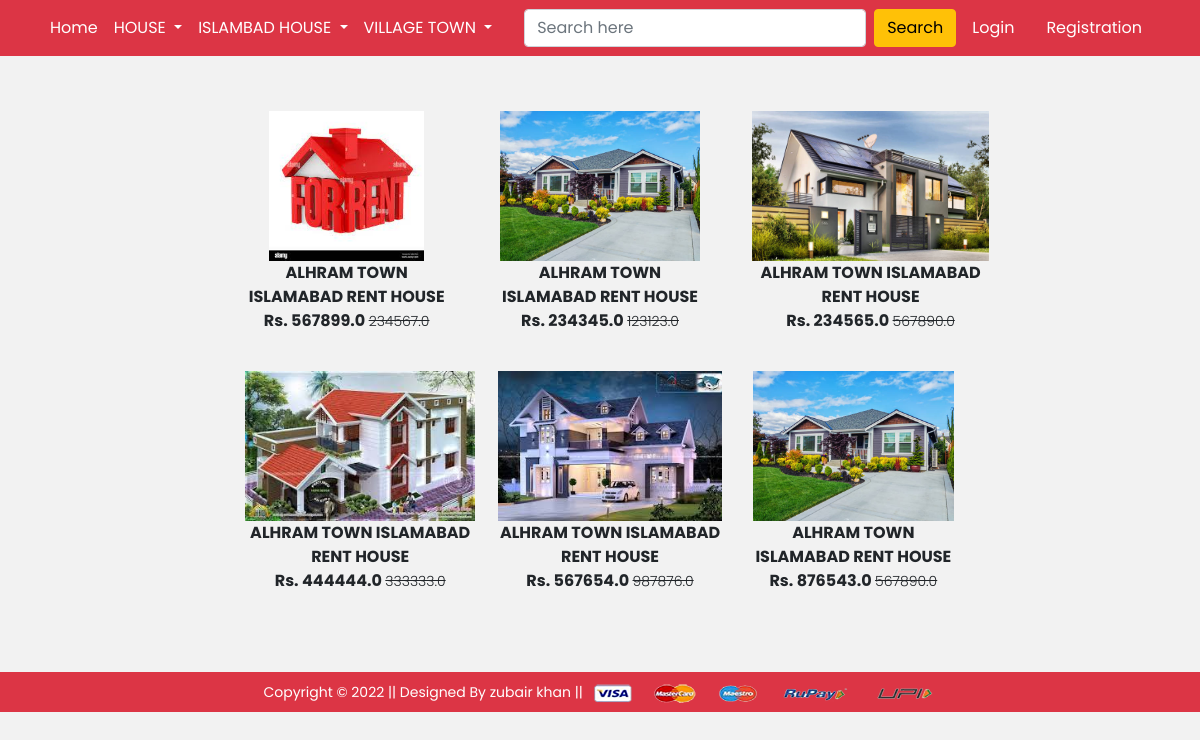
The page /alhramtown/ on the database its author committed.
### app/models.py (models this page shows, shortened)
class Product(models.Model):
    title = models.CharField(max_length=100)
    selling_price = models.FloatField()
    discounted_price = models.FloatField()
    description = models.TextField()
    brand = models.CharField(max_length=100)
    category = models.CharField(choices=CATEGORY_CHOICES, max_length=2)
    product_image = models.ImageField(upload_to='productimg')

### app/views.py (the view)
# urls.py: path('alhramtown/', views.alhramtown, name='alhramtown'),
def alhramtown(request, data=None):
    if data == None:
        alhramtown = Product.objects.filter(category='TB')
    elif data == 'dh' or data == 'dh':
        alhramtown = Product.objects.filter(category='TB').filter(brand=data)
    return render(request, 'app/alhramtown.html', {'alhramtown': alhramtown})

### app/templates/app/alhramtown.html (shortened to what this page needs)
{% extends 'app/base.html' %} {% load static %}  {% block main-content %}
<div class="container my-5">
  <div class="row">
    <div class="col-sm-2">
    </div>
    <div class="col-sm-8">
      <div class="row">
        {% for product in alhramtown %}
        <div class="col-sm-4 text-center mb-4">
          <a href="{% url 'product-detail' product.id %}" class="btn">
            <div class="item">
              <img
                src="{{product.product_image.url}}"
                alt=""
                height="150"
                class=""
              />
              <div class="fw-bold">{{product.title}}</div>
              <div class="fw-bold">
                Rs. {{product.discounted_price}}
                <small class="fw-light text-decoration-line-through"
                  >{{product.selling_price}}</small
                >
              </div>
            </div>
          </a>
        </div>
        {% endfor %}
      </div>
    </div>
  </div>
</div>
{% endblock main-content %}

### app/static/app/css/style.css (style rules this page uses)
* { margin: 0; padding: 0; user-select: none; box-sizing: border-box; font-family: "Poppins", sans-serif; }
body { background: #f2f2f2; }

### rows shown on the page
Product: product_image (picture), title "ALHRAM TOWN ISLAMABAD RENT HOUSE", discounted_price "567899.0", selling_price "234567.0"
Product: product_image (picture), title "ALHRAM TOWN ISLAMABAD RENT HOUSE", discounted_price "234345.0", selling_price "123123.0"
Product: product_image (picture), title "ALHRAM TOWN ISLAMABAD RENT HOUSE", discounted_price "234565.0", selling_price "567890.0"
Product: product_image (picture), title "ALHRAM TOWN ISLAMABAD RENT HOUSE", discounted_price "444444.0", selling_price "333333.0"
Product: product_image (picture), title "ALHRAM TOWN ISLAMABAD RENT HOUSE", discounted_price "567654.0", selling_price "987876.0"
Product: product_image (picture), title "ALHRAM TOWN ISLAMABAD RENT HOUSE", discounted_price "876543.0", selling_price "567890.0"
